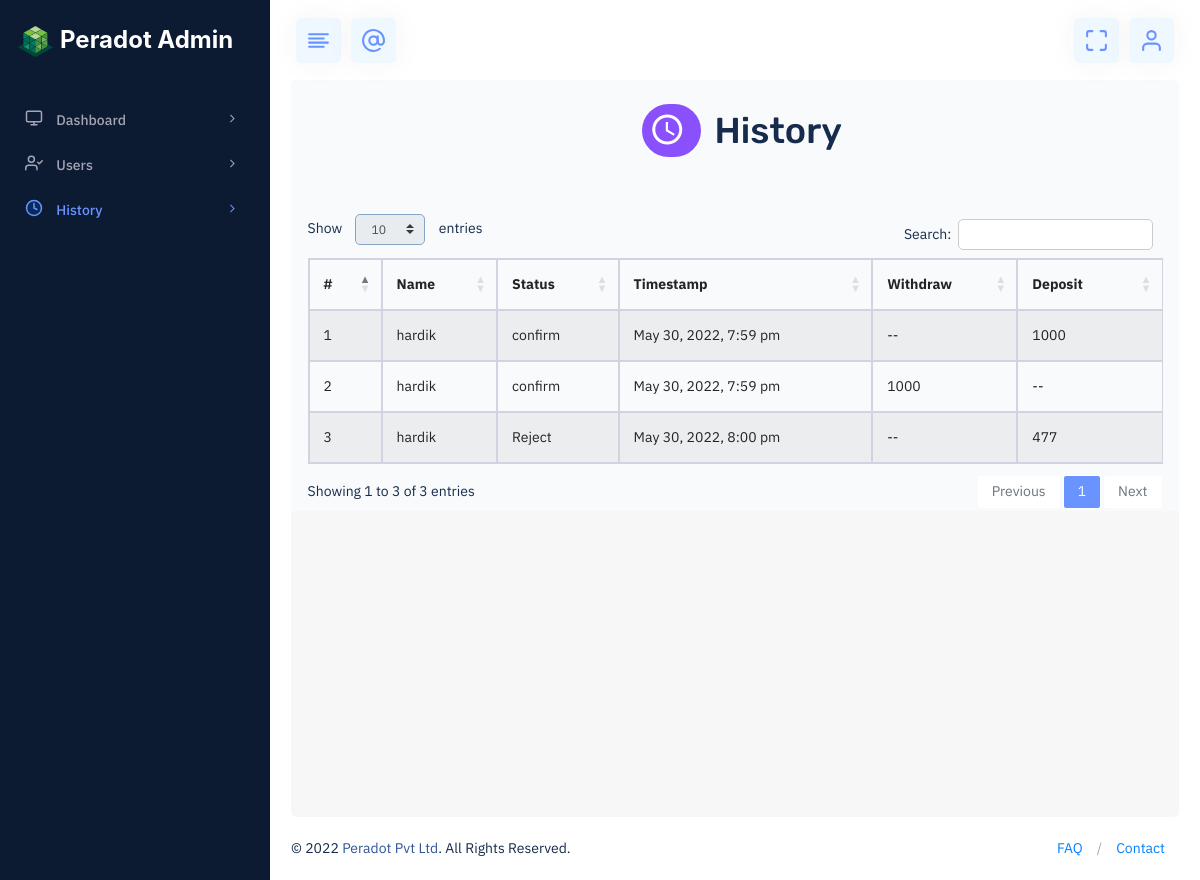
Page /Dashboard/main-semi-light/history.php (signed in) on the committed database.
### tables this page shows
CREATE TABLE `history` (
  `id` int(11) NOT NULL,
  `user_id` int(11) NOT NULL,
  `user` varchar(255) NOT NULL,
  `metamaskid` varchar(255) NOT NULL DEFAULT '--',
  `timestamp` varchar(255) NOT NULL,
  `status` varchar(255) NOT NULL,
  `withdraw` varchar(255) NOT NULL DEFAULT '--',
  `deposit` varchar(255) NOT NULL DEFAULT '--'
);

### Dashboard/main-semi-light/history.php (the view, shortened to what this page needs)
<?php
include '../../function.php';
?>
<!DOCTYPE html>
<html lang="en">
<head>
    <link rel="stylesheet" href="css/vendors_css.css" />
    <link href="https://www.amcharts.com/lib/3/plugins/export/export.css" rel="stylesheet" type="text/css" />
    <link rel="stylesheet" href="https://cdnjs.cloudflare.com/ajax/libs/twitter-bootstrap/4.5.2/css/bootstrap.css">
    <link rel="stylesheet" href="https://cdn.datatables.net/1.12.1/css/dataTables.bootstrap4.min.css">
    <link rel="stylesheet" href="css/style.css" />
    <link rel="stylesheet" href="css/skin_color.css" />
    <link rel="stylesheet" href="css/custom2.css" />
</head>
<body class="hold-transition light-skin sidebar-mini theme-primary fixed">
    <div class="wrapper">
        <header class="main-header">
        <div class="d-flex align-items-center logo-box justify-content-start">
          <a href="index.php" class="logo" style="text-decoration: none;">
            <div class="logo-mini w-40 m-auto">
              <span class="light-logo"
                ><img src="../images/logo.png" alt="logo"
              /></span>
            </div>
            <div class="logo-lg align-items-center m-auto ">
              <h3 class="title text-bold text-center" style="color: white; font-family: -apple-system,BlinkMacSystemFont,'Segoe UI',Roboto,'Helvetica Neue',Arial,sans-serif,'Apple Color Emoji','Segoe UI Emoji','Segoe UI Symbol'">Peradot Admin</h3>
            </div>
          </a>
        </div>
            <nav class="navbar navbar-static-top">
              <div class="app-menu">
                <ul class="header-megamenu nav">
                  <li class="btn-group nav-item">
                    <a
                      href="#"
                      class="waves-effect waves-light nav-link push-btn btn-primary-light"
                      data-toggle="push-menu"
                      role="button"
                    >
                      <i data-feather="align-left"></i>
                    </a>
                  </li>
                  <li class="btn-group nav-item d-none d-xl-inline-block">
                    <a
                      href=""
                      class="waves-effect waves-light nav-link svg-bt-icon btn-primary-light"
                      title="Mailbox"
                    >
                      <i data-feather="at-sign"></i>
                    </a>
                  </li>
                </ul>
              </div>
              <div class="navbar-custom-menu r-side">
                <ul class="nav navbar-nav">
                  <li class="btn-group nav-item d-lg-inline-flex d-none">
                    <a
                      href="#"
                      data-provide="fullscreen"
                      class="waves-effect waves-light nav-link full-screen btn-primary-light"
                      title="Full Screen"
                    >
                      <i data-feather="maximize"></i>
                    </a>
                  </li>
                  <li class="dropdown user user-menu">
                    <a
                      href="#"
                      class="waves-effect waves-light dropdown-toggle btn-primary-light"
                      data-bs-toggle="dropdown"
                      title="User"
                    >
                      <i data-feather="user"></i>
                    </a>
                  </li>
                </ul>
              </div>
            </nav>
          </header>
        <aside class="main-sidebar">
            <section class="sidebar position-relative">
                <div class="multinav">
                    <div class="multinav-scroll" style="height: 100%">
                        <ul class="sidebar-menu" data-widget="tree">
                            <li class="">
                                <a href="admin.php">
                                    <i data-feather="monitor"></i>
                                    <span>Dashboard</span>
                                    <span class="pull-right-container">
                                        <i class="fa fa-angle-right pull-right"></i>
                                    </span>
                                </a>
                            </li>
                            <li class="">
                                <a href="user.php">
                                    <i data-feather="user-check"></i>
                                    <span>Users</span>
                                    <span class="pull-right-container">
                                        <i class="fa fa-angle-right pull-right"></i>
                                    </span>
                                </a>
                            </li>
                            <li class="active">
                                <a href="#">
                                <i data-feather="clock" ></i>
                                    <span>History</span>
                                    <span class="pull-right-container">
                                        <i class="fa fa-angle-right pull-right"></i>
                                    </span>
                                </a>
                            </li>
                        </ul>
                    </div>
                </div>
            </section>
        </aside>
        <div class="content-wrapper">
            <div class="container-full">
                <section class="content">
                    <div class="row">
                        <div class="col-xl-12">
                            <div class="row">
                                <div class="col-12 text-center my-2">
                                    <h1 class="fw-500 m-0 text-center"><i
                                            class="mx-3 mdi mdi-clock btn-rounded btn-info down_box">
                                        </i> History</h1>
                                </div>
                            </div>
                            <div class="row mt-55">
                            <div class="table-responsive">
                                <table class="table table-striped table-bordered" id="tablez">
                                    <thead>
                                        <tr>
                                            <th>#</th>
                                            <th>Name</th>
                                            <th>Status</th>
                                            <th>Timestamp</th>
                                            <th style="width: 17%;">Withdraw</th>
                                            <th style="width: 17%;">Deposit</th>
                                        </tr>
                                    </thead>
                                    <tbody>
                                                    <?php
                                                        $res=mysqli_query($con,"SELECT * FROM history");
                                                        $i=1;
                                                        while($row=mysqli_fetch_assoc($res)){
                                                    ?>
                                                        <tr>
                                                            <td><?php echo $i++ ?></td>
                                                            <td><?php echo $row['user']?></td>
                                                            <td><?php echo $row['status']?></td>
                                                            <td><?php echo $row["timestamp"] ?></td>
                                                            <td><?php echo $row['withdraw']?></td>
                                                            <td><?php echo $row['deposit']?></td>
                                                        </tr>
                                                       <?php } ?>
                                                    </tbody>
                                </table>
                            </div>
                        </div>
                        </div>
                    </div>
                </section>
            </div>
        </div>
        <footer class="main-footer">
            <div class="pull-right d-none d-sm-inline-block">
                <ul class="nav nav-primary nav-dotted nav-dot-separated justify-content-center justify-content-md-end">
                    <li class="nav-item">
                        <a class="nav-link" href="javascript:void(0)">FAQ</a>
                    </li>
                    <li class="nav-item">
                        <a class="nav-link" href="" target="_blank">Contact</a>
                    </li>
                </ul>
            </div>
            &copy; 2022
            <a href="">Peradot Pvt Ltd</a>.
            All Rights Reserved.
        </footer>
</body>
</html>

### Dashboard/main-semi-light/css/skin_color.css (style rules this page uses)
.light-skin .main-sidebar { border-right: 0px solid rgba(72, 94, 144, 0.16); background-color: #0c1a32; }
.light-skin .sidebar-menu > li:hover > a, .light-skin .sidebar-menu > li:active > a, .light-skin .sidebar-menu > li.active > a { color: #172b4c; }
.light-skin .sidebar-menu > li.active > a { background-color: #172b4c; color: #ffffff; }
.light-skin .sidebar-menu > li.active > a:after { content: " "; position: absolute; right: 0; top: 0; display: none; width: 0; height: 0; border-style: solid; border-width: 22px 10px 22px 0; border-color: transparent #fafafa transparent transparent !important; }
.light-skin .sidebar a { color: #b5b5c3; }

### Dashboard/main-semi-light/css/custom2.css (style rules this page uses)
.down_box { padding: 5px 7px; position: relative; top: 0px; }
.container-full { background-color: #F8FAFB; }

### rows in the picture
history: user "hardik", status "confirm", timestamp "May 30, 2022, 7:59 pm", withdraw "--", deposit "1000"
history: user "hardik", status "confirm", timestamp "May 30, 2022, 7:59 pm", withdraw "1000", deposit "--"
history: user "hardik", status "Reject", timestamp "May 30, 2022, 8:00 pm", withdraw "--", deposit "477"
